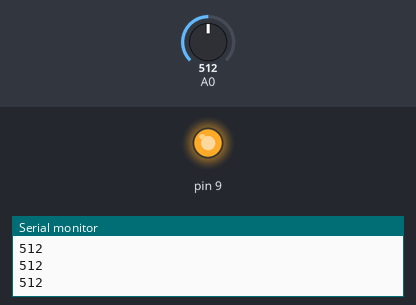
Simulated run of this sketch. Board: Arduino Uno, built with avr-gcc and run on an emulated ATmega328P. Parts: output pins drawn as LEDs (lit = HIGH), the last lines printed to the serial monitor. The inputs (shaded band) are chosen by the test bench; at power-on: A0 = 512.

Above: at 1.2 s.
1.3 s: A0 set to 213
2.8 s: A0 set to 193
At 3.2 s:
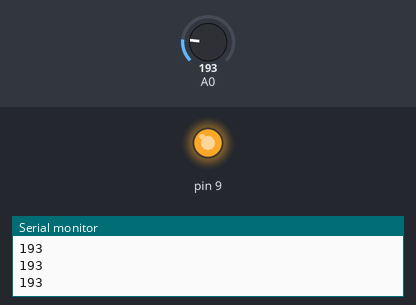
4.3 s: A0 set to 122
At 5.5 s:
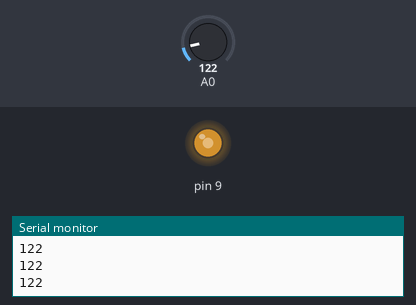
5.8 s: A0 set to 0
At 6.6 s:
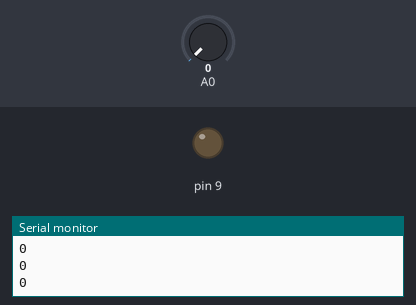
Timing chart, 0 to 8.3 s (numbered marks = the images above; inputs shaded):
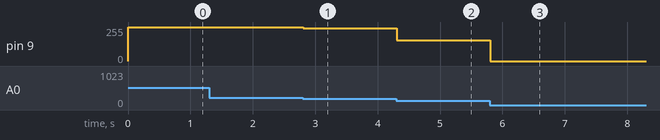

The sketch:

PhotoresistorLED.ino
```cpp
// the setup function runs once when you press reset or power the board
void setup() {
  // initialize digital pin LED_BUILTIN as an output.
  pinMode(9, OUTPUT);
  Serial.begin(9600);
}

// the loop function runs over and over again forever
void loop() {
  int sensorRead = analogRead(A0);//0~200
  Serial.println(sensorRead);
  if(sensorRead>200){
    sensorRead=200;
  }
  else if(sensorRead<0){
     sensorRead=0;
  }
  int ledblink = map(sensorRead,0,200,0,255);
  analogWrite(9,ledblink);
  delay(1);
}
```

Measured:
- after the input at 2.8 s, pin 9: 255/255 → 246/255 at once
- after the input at 4.3 s, pin 9: 246/255 → 155/255 at once
- after the input at 5.8 s, pin 9: 155/255 → 0/255 at once
